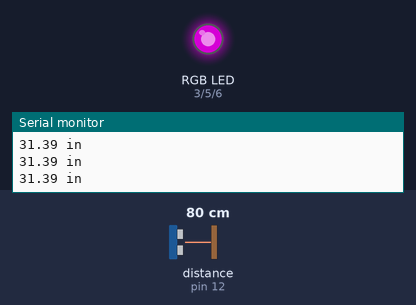
A sketch run on a simulated Arduino Uno, built with avr-gcc and run on an emulated ATmega328P. On the bench: an RGB LED mixed from three pins (HIGH = lit), the last lines printed to the serial monitor. Wiring (inferred from the names in the program): ultrasonic range finder: trigger pin 11; echo pin 12. The inputs (shaded band) are chosen by the test bench; at power-on: distance to the obstacle (sensor on pin 12) 80 cm. The echo pulse lasts 58.3 µs per cm; dim RGB values are drawn brighter than linear; pins used as bus, display or sensor lines are not drawn.

Above: at 1.2 s.
1.3 s: distance to the obstacle (sensor on pin 12) set to 43 cm
2.8 s: distance to the obstacle (sensor on pin 12) set to 37 cm
At 3.1 s:
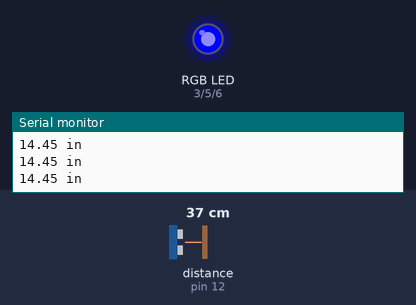
4.3 s: distance to the obstacle (sensor on pin 12) set to 33 cm
5.8 s: distance to the obstacle (sensor on pin 12) set to 27 cm
At 6.6 s:
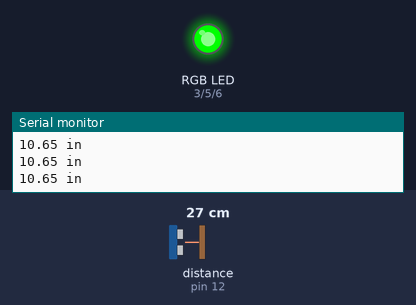
7.3 s: distance to the obstacle (sensor on pin 12) set to 4 cm
At 8.5 s:
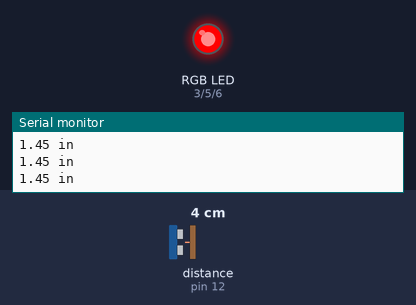
8.8 s: distance to the obstacle (sensor on pin 12) set to 9 cm
11.8 s: distance to the obstacle (sensor on pin 12) set to 12 cm
At 12.8 s:
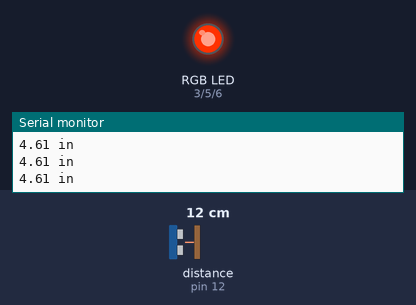
Timing chart, 0 to 14.3 s (numbered marks = the images above; inputs shaded):
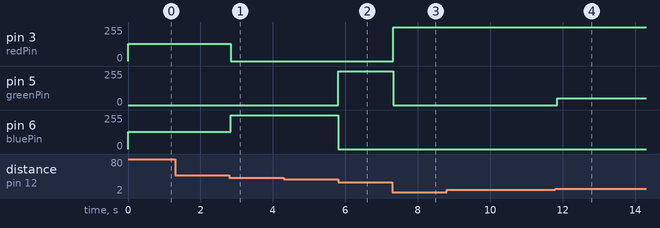

The sketch:

Modified_DistanceSensor.ino
```cpp
/*
  SparkFun Inventor’s Kit
  Circuit 3B-Distance Sensor

  Control the color of an RGB LED using an ultrasonic distance sensor.

  This sketch was written by SparkFun Electronics, with lots of help from the Arduino community.
  This code is completely free for any use.

  View circuit diagram and instructions at: https://learn.sparkfun.com/tutorials/sparkfun-inventors-kit-experiment-guide---v41
  Download drawings and code at: https://github.com/sparkfun/SIK-Guide-Code
*/

const int trigPin = 11;           //connects to the trigger pin on the distance sensor
const int echoPin = 12;           //connects to the echo pin on the distance sensor

const int redPin = 3;             //pin to control the red LED inside the RGB LED
const int greenPin = 5;           //pin to control the green LED inside the RGB LED
const int bluePin = 6;            //pin to control the blue LED inside the RGB LED

float distance = 0;               //stores the distance measured by the distance sensor

void setup()
{
  Serial.begin (9600);        //set up a serial connection with the computer

  pinMode(trigPin, OUTPUT);   //the trigger pin will output pulses of electricity
  pinMode(echoPin, INPUT);    //the echo pin will measure the duration of pulses coming back from the distance sensor

  //set the RGB LED pins to output
  pinMode(redPin, OUTPUT);
  pinMode(greenPin, OUTPUT);
  pinMode(bluePin, OUTPUT);
}

void loop() {
  distance = getDistance();   //variable to store the distance measured by the sensor

  Serial.print(distance);     //print the distance that was measured
  Serial.println(" in");      //print units after the distance

  if (distance <= 4) {                       //if the object is close
    //make the RGB LED red
    analogWrite(redPin, 255);
    analogWrite(greenPin, 0);
    analogWrite(bluePin, 0);

  } else if (distance <= 8) {

    //make the RGB LED orange
    analogWrite(redPin, 255);
    analogWrite(greenPin, 50);
    analogWrite(bluePin, 0);

  } else if (distance < 12) { //if the object is a medium distance

    //make the RGB LED yellow
    analogWrite(redPin, 0);
    analogWrite(greenPin, 255);
    analogWrite(bluePin, 0);

  } else if (distance < 16) { //if the object is a medium distance

    //make the RGB LED green
    analogWrite(redPin, 0);
    analogWrite(greenPin, 0);
    analogWrite(bluePin, 255);

  } else {                                    //if the object is far away

    //make the RGB LED blue
    analogWrite(redPin, 130);
    analogWrite(greenPin, 0);
    analogWrite(bluePin, 130);
  }

  delay(50);      //delay 50ms between each reading
}

//------------------FUNCTIONS-------------------------------

//RETURNS THE DISTANCE MEASURED BY THE HC-SR04 DISTANCE SENSOR
float getDistance()
{
  float echoTime;                   //variable to store the time it takes for a ping to bounce off an object
  float calculatedDistance;         //variable to store the distance calculated from the echo time

  //send out an ultrasonic pulse that's 10ms long
  digitalWrite(trigPin, HIGH);
  delayMicroseconds(10);
  digitalWrite(trigPin, LOW);

  echoTime = pulseIn(echoPin, HIGH);      //use the pulsein command to see how long it takes for the
                                          //pulse to bounce back to the sensor

  calculatedDistance = echoTime / 148.0;  //calculate the distance of the object that reflected the pulse (half the bounce time multiplied by the speed of sound)

  return calculatedDistance;              //send back the distance that was calculated
}
```

Measured:
- the behaviour switches between 41 and 40 cm on distance to the obstacle (sensor on pin 12) (found by bisection; images 0 and 1)
- the behaviour switches between 31 and 30 cm on distance to the obstacle (sensor on pin 12) (found by bisection; images 1 and 2)
- the behaviour switches between 10 and 11 cm on distance to the obstacle (sensor on pin 12) (found by bisection; images 3 and 4)
- after the input at 2.8 s, pin 3 (redPin): 130/255 → 0/255 at once; pin 6 (bluePin): 130/255 → 255/255 at once
- after the input at 5.8 s, pin 5 (greenPin): 0/255 → 255/255 at once; pin 6 (bluePin): 255/255 → 0/255 at once
- after the input at 7.3 s, pin 3 (redPin): 0/255 → 255/255 at once; pin 5 (greenPin): 255/255 → 0/255 at once
- after the input at 11.8 s, pin 5 (greenPin): 0/255 → 50/255 after 0.05 s
